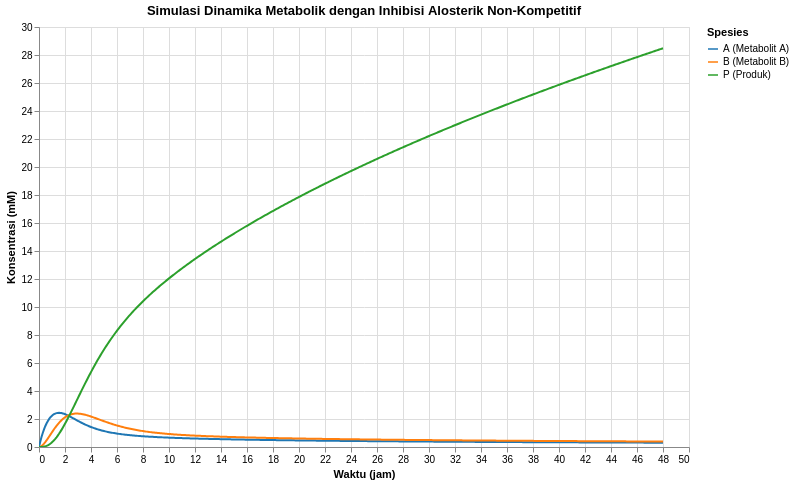

The code cell stored with this chart in its notebook:
### Markdown cell above
## Visualisasi Hasil Simulasi

Grafik berikut menampilkan dinamika konsentrasi ketiga metabolit internal (A, B, P) sepanjang siklus fermentasi 48 jam. Grafik bersifat **interaktif** dapat zoom dan pan untuk mengeksplorasi detail dinamika.

### Code cell
# Buat DataFrame untuk Altair
data = pd.DataFrame({
    'time': t,
    'A (Metabolit A)': y[:, 0],
    'B (Metabolit B)': y[:, 1],
    'P (Produk)':      y[:, 2]
})

# Ubah format ke long/melted untuk kompatibilitas Altair
data_melted = data.melt('time', var_name='Spesies', value_name='Konsentrasi')

# Buat grafik Altair dengan interaktivitas
chart = alt.Chart(data_melted).mark_line().encode(
    x=alt.X('time', title='Waktu (jam)'),
    y=alt.Y('Konsentrasi', title='Konsentrasi (mM)'),
    color=alt.Color('Spesies', title='Spesies',
                    scale=alt.Scale(range=['#1f77b4', '#ff7f0e', '#2ca02c'])),
    tooltip=['time', 'Spesies', 'Konsentrasi']
).properties(
    title='Simulasi Dinamika Metabolik dengan Inhibisi Alosterik Non-Kompetitif',
    width=650,
    height=420
).interactive()  # Aktifkan zoom dan pan

chart.show()

### Figure 1 — Vega-Lite specification as saved in the notebook (floating-point values rounded to 4 significant figures; data arrays with more than 128 entries replaced by an {"elided": "..."} marker saying what was removed)
{"config": {"view": {"continuousWidth": 300, "continuousHeight": 300}}, "data": {"name": "data-73cc287699cdfa3cd8ba629720e74ad2"}, "mark": {"type": "line"}, "encoding": {"color": {"field": "Spesies", "scale": {"range": ["#1f77b4", "#ff7f0e", "#2ca02c"]}, "title": "Spesies", "type": "nominal"}, "tooltip": [{"field": "time", "type": "quantitative"}, {"field": "Spesies", "type": "nominal"}, {"field": "Konsentrasi", "type": "quantitative"}], "x": {"field": "time", "title": "Waktu (jam)", "type": "quantitative"}, "y": {"field": "Konsentrasi", "title": "Konsentrasi (mM)", "type": "quantitative"}}, "height": 420, "params": [{"name": "param_1", "select": {"type": "interval", "encodings": ["x", "y"]}, "bind": "scales"}], "title": "Simulasi Dinamika Metabolik dengan Inhibisi Alosterik Non-Kompetitif", "width": 650, "$schema": "https://vega.github.io/schema/vega-lite/v5.20.1.json", "datasets": {"data-73cc287699cdfa3cd8ba629720e74ad2": {"elided": "1500 records"}}}
